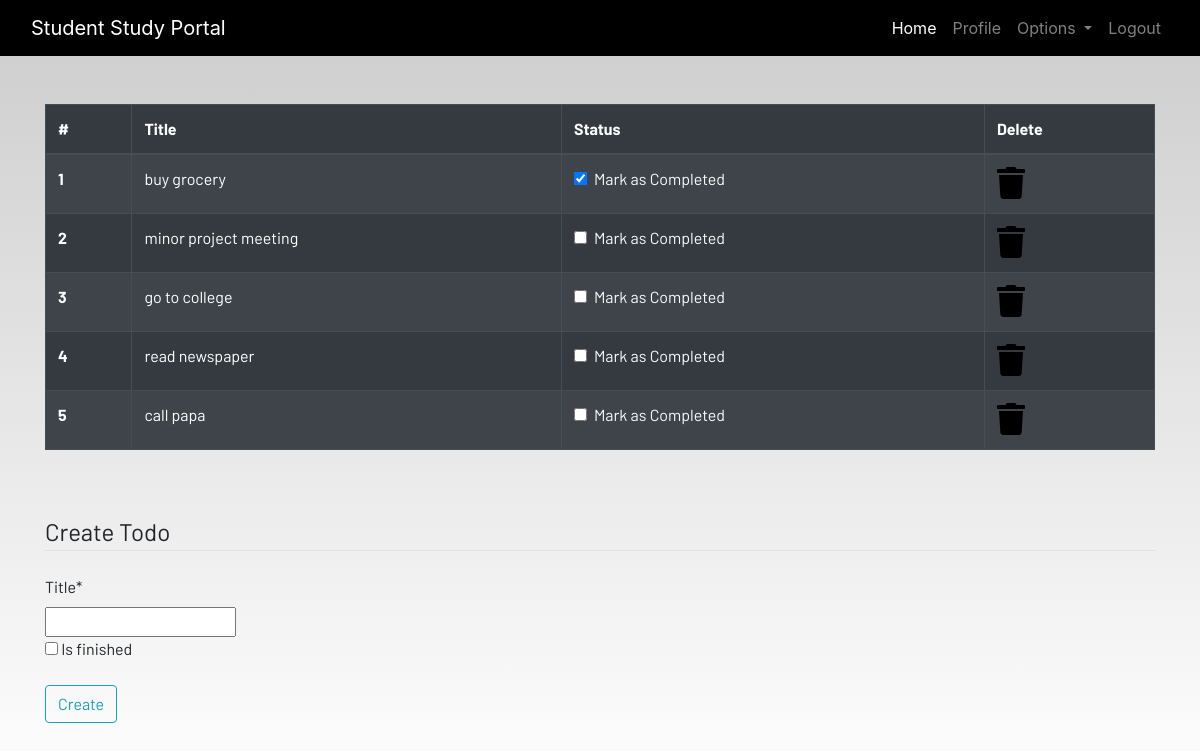
The app's page /todo (signed in) with its own data.
### dashboard/models.py (models this page shows, shortened)
class Todo(models.Model):
    user = models.ForeignKey(User, on_delete=CASCADE)
    title = models.CharField(max_length=100)
    is_finished=models.BooleanField(default=False)

### dashboard/views.py (the view)
# urls.py: path('todo', views.todo, name="todo"),
@login_required
def todo(request):
    if request.method == "POST":
        form = TodoForm(request.POST)
        if form.is_valid():
            try:
                finished = request.POST['is_finished']
                if finished == 'on':
                    finished = True
                else:
                    finished=False
            except:
                finished = False
            todos = Todo(
                user = request.user,
                title = request.POST['title'],
                is_finished = finished
            )
            todos.save()
            messages.success(request, f"Todo Added from {request.user.username}!!")
            return HttpResponseRedirect("todo")
    else:
        form =  TodoForm
    todo = Todo.objects.filter(user=request.user)
    if len(todo) ==0:
        todos_done = True
    else:
        todos_done = False
    context = {
        'todos':todo, 'form':form, 'todos_done': todos_done
    }
    return render(request, 'dashboard/todo.html', context)

### dashboard/templates/dashboard/todo.html (shortened to what this page needs)
{% extends 'dashboard/base.html' %}
{% load static %}
{% load crispy_forms_tags %}
{% block content %}
<div class="container">
     {% if not todos_done %}
    <table class="table table-striped table-bordered table-hover table-dark">
        <thead>
            <tr>
                <th scope="col">#</th>
                <th scope="col">Title</th>
                <th scope="col">Status</th>
                <th scope="col">Delete</th>
            </tr>
        </thead>
        <tbody>
        {% for todo in todos %}
            <tr>
                <th scope="row">{{forloop.counter}}</th>
                <td>{{todo.title}}</td>
                <td>
                    <a href="{% url 'update-todo' todo.id %}">
                        <div class="form-check">
                            {% if todo.is_finished == True %}
                            <input class="form-check-input" type="checkbox" value="" checked >
                            {% else %}
                            <input class="form-check-input" type="checkbox" value="">
                            {% endif %}
                            <label class="form-check-label text-light" for="flexCheckDefault">
                                Mark as Completed
                            </label>
                        </div>
                    </a>
                </td>
                <td><a href="{% url 'delete-todo' todo.id %}"><i class="fa fa-trash fa-2x"></i></a></td>
            </tr>
            {% endfor %}
        </tbody>
    </table>
    {% else %}
    <h4>All tasks have been done!! create to add more</h4>
    {% endif %}
</div><br><br>
<div class="container">
    <form method="POST">
        <fieldset class="form-group">
            <legend class="border-bottom mb-4">Create Todo</legend>
            {{form|crispy}}
        </fieldset>
        <div class="form-group">
            <button href="" class="btn btn-outline-info" type="submit">
                Create
            </button>
        </div>
    </form>
</div>
{% endblock content %}

### static/css/main.css (style rules this page uses)
html { scroll-behavior: smooth; height: 100%; width: 100%; }
a { text-decoration: none !important; color: black; }
html, body { max-width: 100%; overflow-x: hidden; height: 100%; width: 100%; }
body { background: linear-gradient(rgba(0, 0, 0, 0.2), rgba(255, 255, 255, 0.5)); overflow-x: hidden; background-repeat: no-repeat; }
.fa { color: black; }

### records on screen
Todo: title "buy grocery"
Todo: title "minor project meeting"
Todo: title "go to college"
Todo: title "read newspaper"
Todo: title "call papa"
